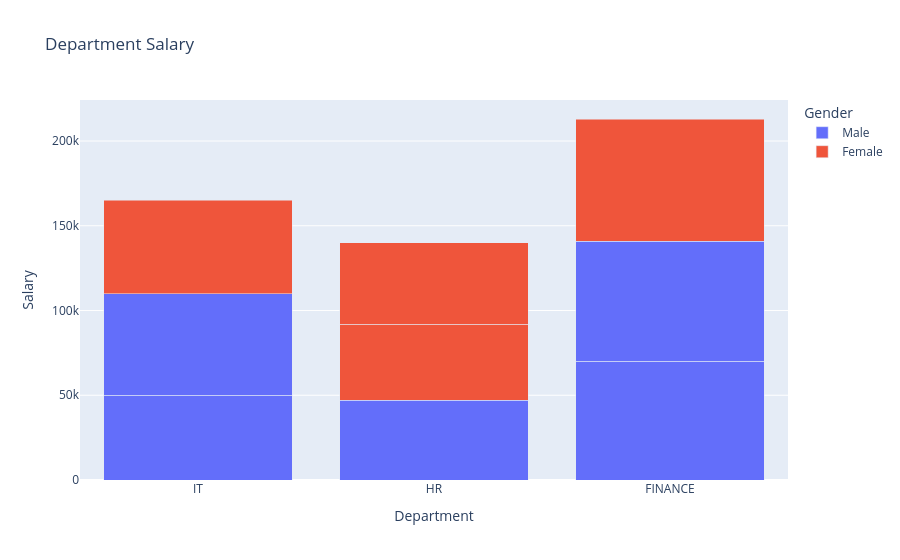

Notebook cell for this chart:
### Markdown cell above
stacked Bar Charts

### Code cell
fig=px.bar(df,
           x='Department',
           y='Salary',
           title='Department Salary',
          color='Gender',
          barmode='stack')
fig.show()

### Figure 1 — Plotly figure (JSON) as saved in the notebook; plotly's stock layout.template omitted (floating-point values rounded to 4 significant figures)
{"data": [{"hovertemplate": "Gender=Male<br>Department=%{x}<br>Salary=%{y}<extra></extra>", "legendgroup": "Male", "marker": {"color": "#636efa", "pattern": {"shape": ""}}, "name": "Male", "orientation": "v", "showlegend": true, "textposition": "auto", "type": "bar", "x": ["IT", "IT", "HR", "FINANCE", "FINANCE"], "xaxis": "x", "y": [50000, 60000, 47000, 70000, 71000], "yaxis": "y"}, {"hovertemplate": "Gender=Female<br>Department=%{x}<br>Salary=%{y}<extra></extra>", "legendgroup": "Female", "marker": {"color": "#EF553B", "pattern": {"shape": ""}}, "name": "Female", "orientation": "v", "showlegend": true, "textposition": "auto", "type": "bar", "x": ["IT", "HR", "HR", "FINANCE"], "xaxis": "x", "y": [55000, 45000, 48000, 72000], "yaxis": "y"}], "layout": {"barmode": "stack", "legend": {"title": {"text": "Gender"}, "tracegroupgap": 0}, "title": {"text": "Department Salary"}, "xaxis": {"anchor": "y", "domain": [0, 1], "title": {"text": "Department"}}, "yaxis": {"anchor": "x", "domain": [0, 1], "title": {"text": "Salary"}}}}
